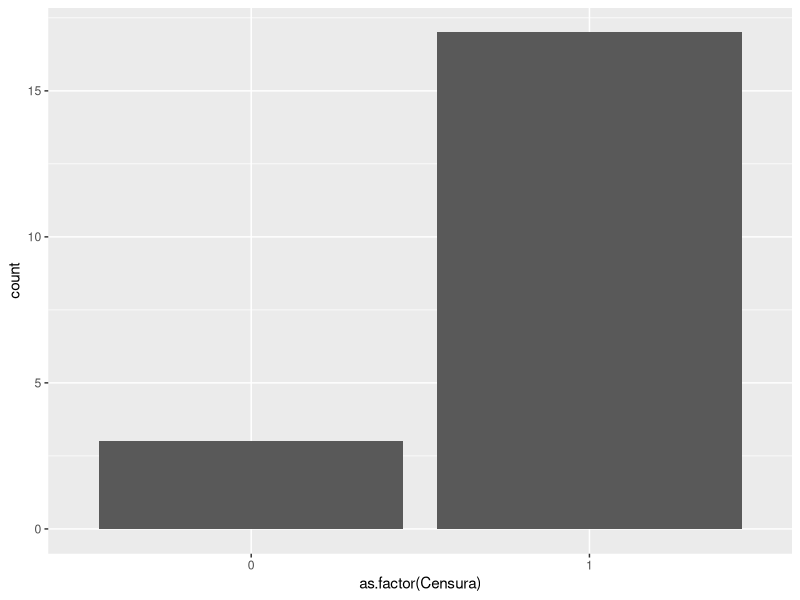
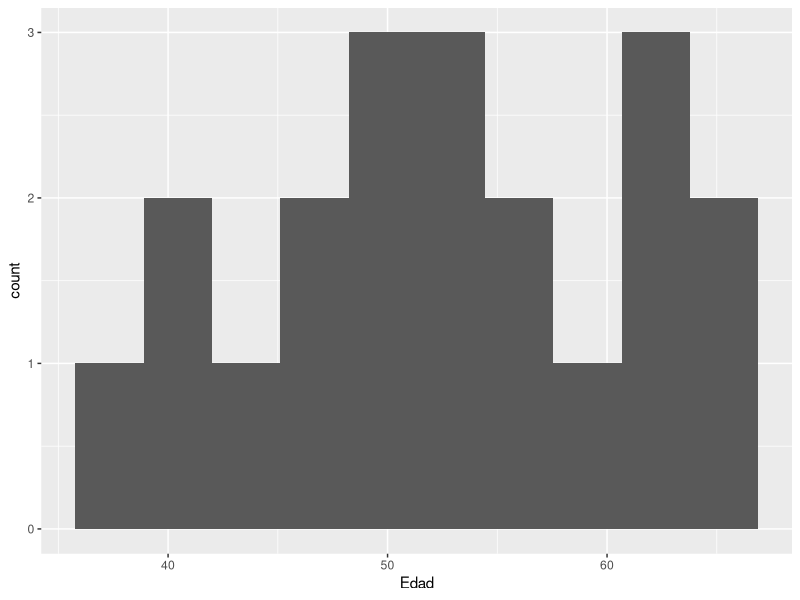
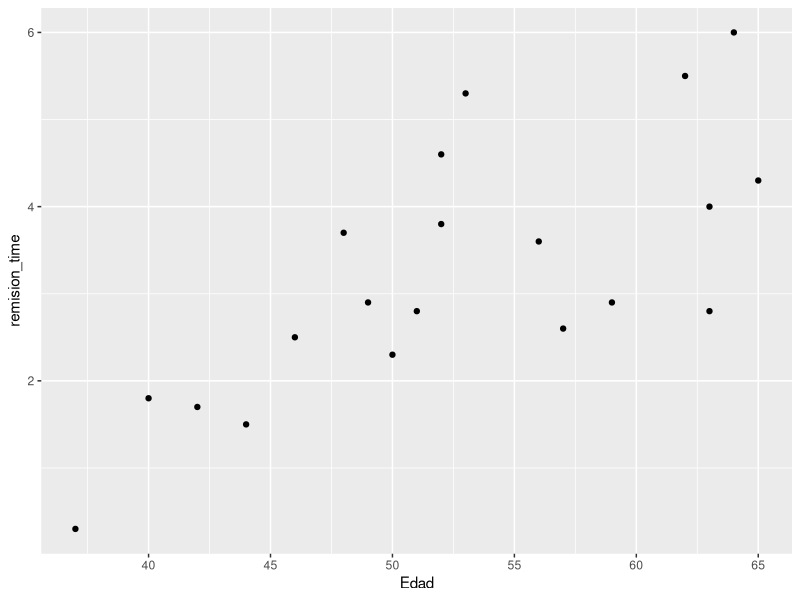
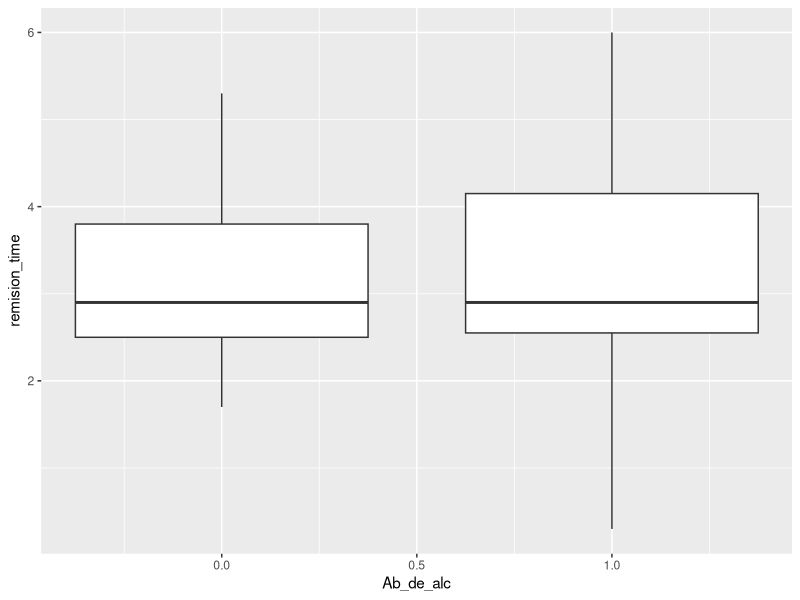
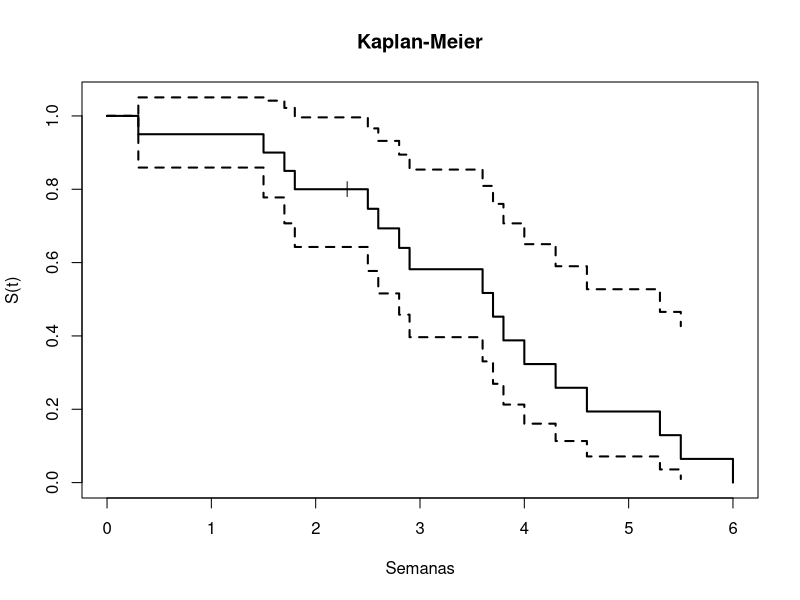
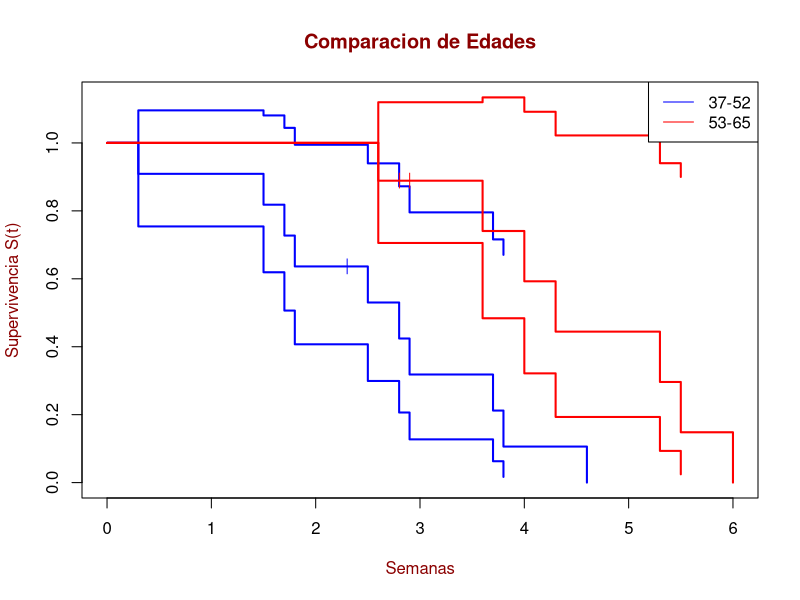
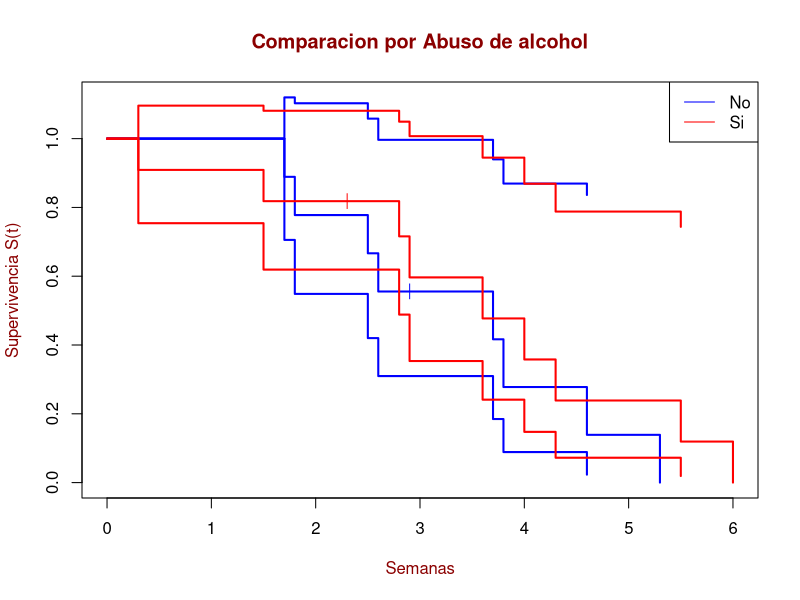

Write the R code that produced these figures, in order.
## ---- chunk 1

library(ggplot2)
library(survival)
library(survminer) 

Sujeto <- 1:20
Edad <- c(37,40,42,44,46,48,49,50,51,52,52,53,56,57,59,62,63,63,64,65)
Ab_de_alc <- c(1,0,0,1,0,0,1,1,1,0,0,0,1,0,0,1,1,1,1,1)
remision_time <- c(0.3,1.8,1.7,1.5,2.5,3.7,2.9,2.3,2.8,4.6,3.8,5.3,3.6,2.6,2.9,5.5,2.8,4.0,6.0,4.3)
Censura <- c(1,1,1,1,1,1,1,0,1,1,1,1,1,1,0,1,0,1,1,1)

Data <- data.frame(Sujeto,Edad,Ab_de_alc,remision_time,Censura)

## ---- chunk 2

ggplot(data=Data,aes(x=as.factor(Censura)))+
  geom_bar()

## ---- chunk 3

ggplot(data=Data, aes(Edad)) + 
  geom_histogram(bins=10)

## ---- chunk 4
ggplot(data=Data,aes(x=Edad,y=remision_time))+
  geom_point()
## ---- chunk 5

ggplot(data=Data,aes(group=Ab_de_alc,x=Ab_de_alc,y=remision_time))+
  geom_boxplot()

## ---- chunk 6
model1 <- survfit(Surv(remision_time,Censura)~1, type = "kaplan-meier", conf.type="none")
plot(model1,mark="|",lwd=2,xlab="Semanas",ylab="S(t)",main="Kaplan-Meier")
## ---- chunk 7
 
grupo = factor(Edad > 52)
model2 <- survfit(Surv(remision_time,Censura)~grupo, type = "kaplan-meier", conf.type="none")
plot(model2,mark="|",conf.int=T,lwd=2,xlab="Semanas", ylab="Supervivencia S(t)",lty=c(1,1),col=c("blue","red"),main = "Comparacion de Edades",col.main="darkred", col.lab="darkred")
legend("topright", c("37-52", "53-65"), lty=c(1,1),col=c("blue","red"))
  
## ---- chunk 8
survdiff(Surv(remision_time,Censura)~grupo,rho=0)
## ---- chunk 9
model3 <- survfit(Surv(remision_time,Censura)~as.factor(Ab_de_alc), type = "kaplan-meier", conf.type="none")

plot(model3,mark="|",conf.int=T,lwd=2,xlab="Semanas", ylab="Supervivencia S(t)",lty=c(1,1),col=c("blue","red"),main = "Comparacion por Abuso de alcohol",col.main="darkred", col.lab="darkred")
legend("topright", c('No', "Si"), lty=c(1,1),col=c("blue","red"))
## ---- chunk 10
survdiff(Surv(remision_time,Censura)~as.factor(Ab_de_alc),rho=0)
## ---- chunk 11
cox1 <- coxph(Surv(remision_time,Censura)~Ab_de_alc+Edad)
summary(cox1)
## ---- chunk 12
cox1 <- coxph(Surv(remision_time,Censura)~Edad)
summary(cox1)
## ---- chunk 13
coef(cox1)
## ---- chunk 14
confint(cox1)
## ---- chunk 15
summary(cox1)
## ---- chunk 16
cox1 <- coxph(Surv(remision_time,Censura)~Ab_de_alc+Edad)
summary(cox1)
